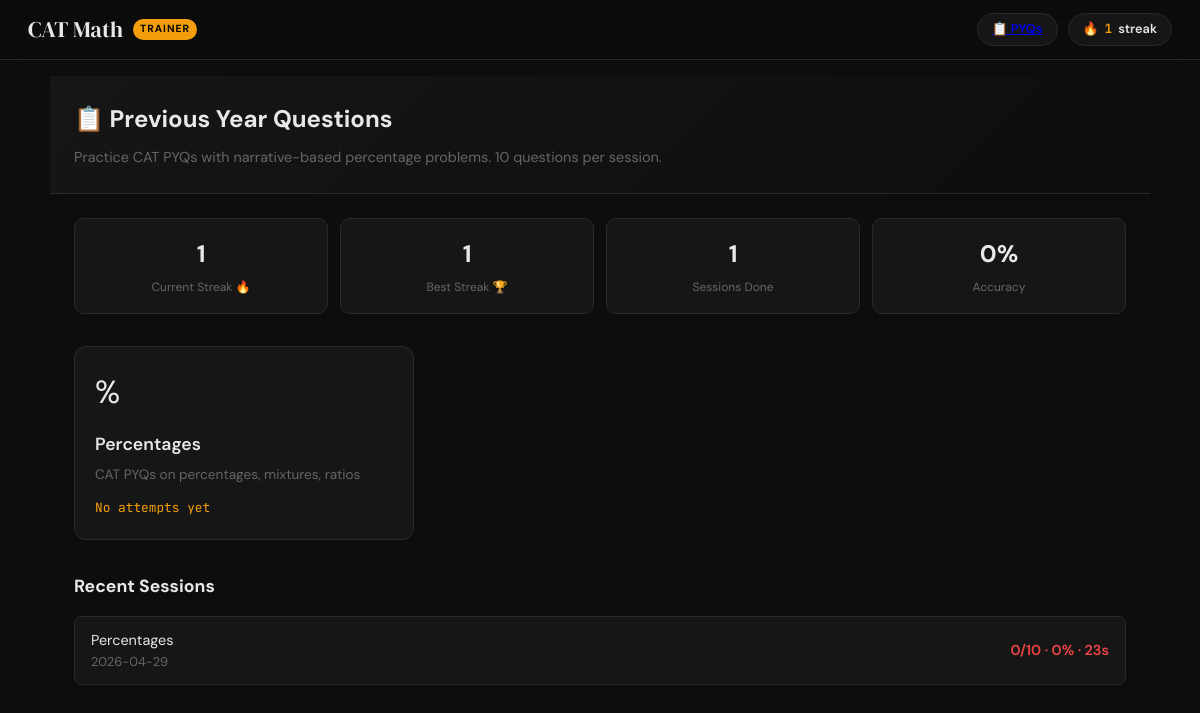
Page /pyqs on the committed database.
### tables this page shows
CREATE TABLE pyq_sessions (
        id INTEGER PRIMARY KEY AUTOINCREMENT,
        topic TEXT NOT NULL,
        date TEXT NOT NULL,
        score INTEGER,
        total INTEGER,
        time_seconds INTEGER,
        accuracy INTEGER,
        level TEXT DEFAULT 'medium'
    );

### app.py (the view)
@app.route("/pyqs")
def pyqs():
    data = get_pyq_stats()
    stats = data["stats"]
    best_times = data["best_times"]
    sessions = data["sessions"]
    topics = [
        {
            "id": "percentages",
            "name": "Percentages",
            "icon": "%",
            "description": "CAT PYQs on percentages, mixtures, ratios",
            "best": best_times.get("percentages", {})
        }
    ]
    return render_template("pyqs.html",
        stats=stats, topics=topics, sessions=sessions,
        fmt_time=fmt_time, fmt_hms=fmt_hms)

### app.py (called while the page is built)
@app.before_request
def setup():
    init_db()

### db.py (called while the page is built)
def conn():
    c = sqlite3.connect(DB)
    c.row_factory = sqlite3.Row
    return c

def fmt_time(s):
    if s is None:
        return "—"
    m, sec = divmod(int(s), 60)
    return f"{m}m {sec:02d}s" if m else f"{sec}s"

def get_pyq_stats():
    c = conn()
    cur = c.cursor()
    cur.execute("SELECT * FROM pyq_user_stats WHERE id=1")
    row = cur.fetchone()
    stats = dict(row) if row else {}
    cur.execute("SELECT * FROM pyq_best_times WHERE topic='percentages'")
    best = cur.fetchone()
    best_times = dict(best) if best else {}
    cur.execute("SELECT * FROM pyq_sessions ORDER BY id DESC LIMIT 20")
    sessions = [dict(r) for r in cur.fetchall()]
    c.close()
    return {"stats": stats, "best_times": best_times, "sessions": sessions}

### templates/pyqs.html (shortened to what this page needs)
<!DOCTYPE html>
<html lang="en">
<head>
  <link rel="stylesheet" href="{{ url_for('static', filename='style.css') }}">
</head>
<body>
<nav class="nav">
  <a class="nav-logo" href="/">
    CAT Math
    <span class="logo-badge">Trainer</span>
  </a>
  <div class="nav-chips">
    <a href="{{ url_for('pyqs') }}" class="nav-chip active">
      📋 PYQs
    </a>
    <div class="nav-chip">
      🔥 <span class="val">{{ stats.get('current_streak', 0) }}</span> streak
    </div>
  </div>
</nav>
<div class="page">
  <div class="pyq-header">
    <h1>📋 Previous Year Questions</h1>
    <p>Practice CAT PYQs with narrative-based percentage problems. 10 questions per session.</p>
  </div>
  <div class="pyq-stats-row">
    <div class="pyq-stat-box">
      <div class="pyq-stat-val">{{ stats.get('current_streak', 0) }}</div>
      <div class="pyq-stat-label">Current Streak 🔥</div>
    </div>
    <div class="pyq-stat-box">
      <div class="pyq-stat-val">{{ stats.get('best_streak', 0) }}</div>
      <div class="pyq-stat-label">Best Streak 🏆</div>
    </div>
    <div class="pyq-stat-box">
      <div class="pyq-stat-val">{{ stats.get('total_sessions_completed', 0) }}</div>
      <div class="pyq-stat-label">Sessions Done</div>
    </div>
    <div class="pyq-stat-box">
      <div class="pyq-stat-val">
        {% if stats.get('total_questions_answered', 0) > 0 %}
          {{ (stats.get('total_correct', 0) / stats.get('total_questions_answered', 1) * 100) | int }}%
        {% else %}—{% endif %}
      </div>
      <div class="pyq-stat-label">Accuracy</div>
    </div>
  </div>
  <div class="topic-grid">
    {% for topic in topics %}
    <a href="{{ url_for('pyq_quiz', topic=topic.id) }}" class="topic-card">
      <div class="topic-icon">{{ topic.icon }}</div>
      <div class="topic-name">{{ topic.name }}</div>
      <div class="topic-desc">{{ topic.description }}</div>
      {% if topic.best %}
      <div class="topic-best">
        Best: {{ topic.best.get('best_score', 0) }}/10 in {{ fmt_time(topic.best.get('best_time_seconds', 0)) }}
      </div>
      {% else %}
      <div class="topic-best">No attempts yet</div>
      {% endif %}
    </a>
    {% endfor %}
  </div>
  {% if sessions %}
  <div class="recent-sessions">
    <h2>Recent Sessions</h2>
    <div class="session-list">
      {% for s in sessions[:10] %}
      <div class="session-item">
        <div>
          <div>{{ s.topic | title }}</div>
          <div class="session-date">{{ s.date }}</div>
        </div>
        <div class="session-score {% if (s.score/s.total*100) >= 70 %}good{% elif (s.score/s.total*100) >= 40 %}ok{% else %}poor{% endif %}">
          {{ s.score }}/{{ s.total }} · {{ (s.score/s.total*100)|int }}% · {{ fmt_time(s.time_seconds) }}
        </div>
      </div>
      {% endfor %}
    </div>
  </div>
  {% endif %}
</div>
</body>
</html>

### static/style.css (style rules this page uses)
:root { --bg: #0d0d0d; --surface: #161616; --card: #1c1c1c; --border: #2a2a2a; --border2: #333; --amber: #f59e0b; --amber2: #fbbf24; --red: #ef4444; --green: #22c55e; --blue: #60a5fa; --muted: #666; --text: #e8e8e8; --text2: #aaa; --r: 12px; --r2: 20px; }
*, *::before, *::after { box-sizing: border-box; margin: 0; padding: 0; }
html { scroll-behavior: smooth; }
body { font-family: 'DM Sans', sans-serif; background: var(--bg); color: var(--text); min-height: 100vh; line-height: 1.6; }
.nav { position: sticky; top: 0; z-index: 100; background: rgba(13,13,13,0.92); backdrop-filter: blur(12px); border-bottom: 1px solid var(--border); padding: 0 28px; height: 60px; display: flex; align-items: center; justify-content: space-between; }
.nav-logo { font-family: 'DM Serif Display', serif; font-size: 1.4rem; color: var(--text); text-decoration: none; display: flex; align-items: center; gap: 10px; }
.nav-logo .logo-badge { background: var(--amber); color: #000; font-family: 'DM Sans', sans-serif; font-size: 0.65rem; font-weight: 700; padding: 2px 7px; border-radius: 100px; letter-spacing: 1px; text-transform: uppercase; }
.nav-chips { display: flex; gap: 10px; align-items: center; }
.nav-chip { background: var(--surface); border: 1px solid var(--border); border-radius: 100px; padding: 5px 14px; font-size: 0.8rem; font-weight: 600; display: flex; align-items: center; gap: 6px; }
.nav-chip .val { color: var(--amber); font-family: 'JetBrains Mono', monospace; }
.page { max-width: 1100px; margin: 0 auto; padding: 40px 24px 80px; }

### templates/pyqs.html (style rules this page uses)
.pyq-header { background: linear-gradient(135deg, var(--surface) 0%, var(--bg) 100%); border-bottom: 1px solid var(--border); padding: 24px; margin: -24px -24px 24px -24px; }
.pyq-header h1 { font-size: 1.5rem; margin: 0 0 8px 0; display: flex; align-items: center; gap: 12px; }
.pyq-header p { color: var(--muted); margin: 0; font-size: 0.9rem; }
.topic-grid { display: grid; grid-template-columns: repeat(auto-fill, minmax(280px, 1fr)); gap: 16px; margin-bottom: 32px; }
.topic-card { background: var(--surface); border: 1px solid var(--border); border-radius: 12px; padding: 20px; cursor: pointer; transition: all 0.2s ease; text-decoration: none; color: inherit; display: block; }
.topic-icon { font-size: 2rem; margin-bottom: 12px; }
.topic-name { font-size: 1.1rem; font-weight: 600; margin-bottom: 6px; }
.topic-desc { font-size: 0.85rem; color: var(--muted); margin-bottom: 12px; }
.topic-best { font-size: 0.8rem; color: var(--amber); font-family: 'JetBrains Mono', monospace; }
.pyq-stats-row { display: grid; grid-template-columns: repeat(4, 1fr); gap: 12px; margin-bottom: 32px; }
.pyq-stat-box { background: var(--surface); border: 1px solid var(--border); border-radius: 10px; padding: 16px; text-align: center; }
.pyq-stat-val { font-size: 1.5rem; font-weight: 700; color: var(--text); }
.pyq-stat-label { font-size: 0.75rem; color: var(--muted); margin-top: 4px; }
.recent-sessions { margin-top: 32px; }
.recent-sessions h2 { font-size: 1.1rem; margin-bottom: 16px; }
.session-list { display: flex; flex-direction: column; gap: 8px; }
.session-item { display: flex; justify-content: space-between; align-items: center; padding: 12px 16px; background: var(--surface); border: 1px solid var(--border); border-radius: 8px; font-size: 0.9rem; }
.session-date { color: var(--muted); font-size: 0.8rem; }
.session-score { font-weight: 600; }
.session-score.poor { color: var(--red); }

### rows in the picture
pyq_sessions: topic "Percentages", date "2026-04-29", score "0", total "10", (s.score/s.total*100)|int "0", time_seconds "23s"

### other values in the picture
{{ stats.get('current_streak', 0) }} "1"
{{ stats.get('best_streak', 0) }} "1"
{{ stats.get('total_sessions_completed', 0) }} "1"
{{ topic.icon }} "%"
{{ topic.name }} "Percentages"
{{ topic.description }} "CAT PYQs on percentages, mixtures, ratios"
